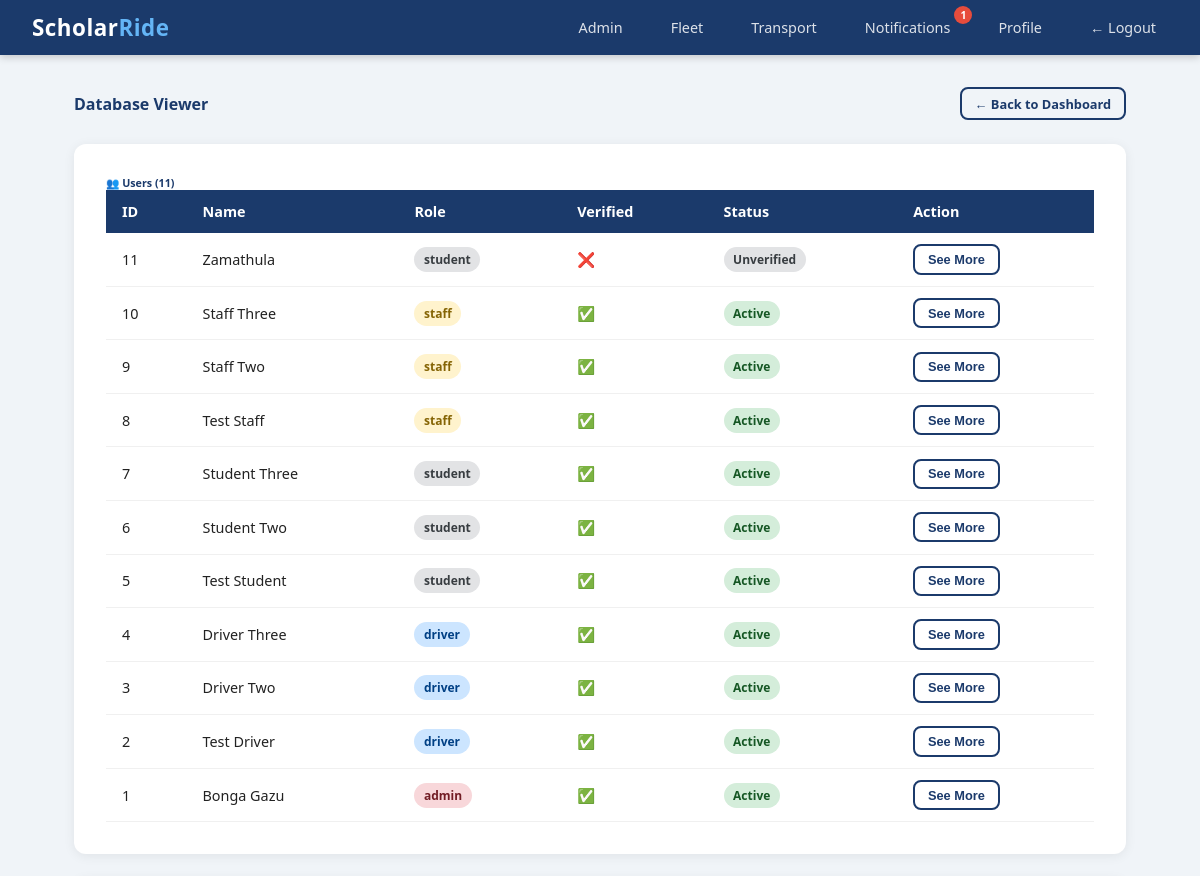
/admin/database (signed in, upper part), run on an earlier commit of the app's database.
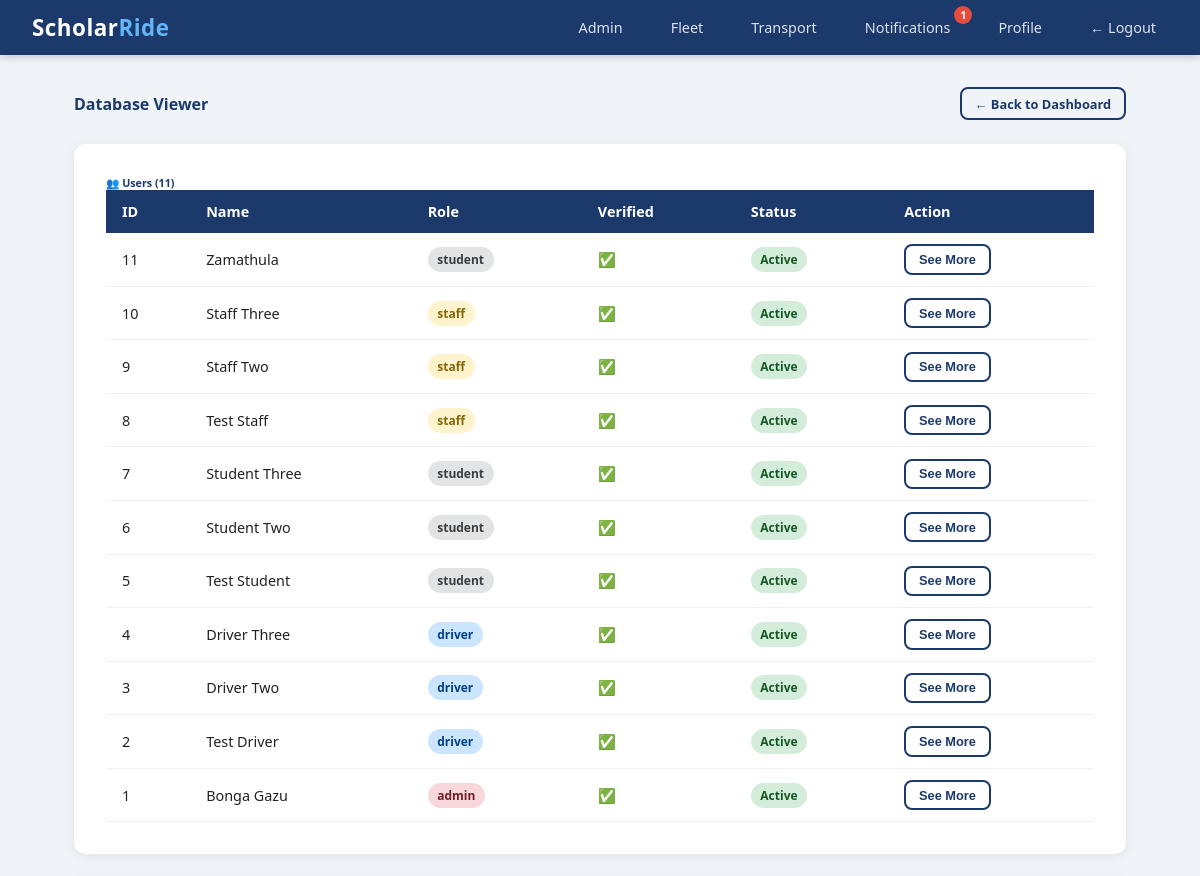
And on a later commit of the database.
### scholar_ride/models.py (models this page shows)
class User(db.Model, UserMixin):
    id = db.Column(db.Integer, primary_key=True)
    student_number = db.Column(db.String(20), unique=True, nullable=True)
    staff_number = db.Column(db.String(20), unique=True, nullable=True)
    full_name = db.Column(db.String(100), nullable=False)
    email = db.Column(db.String(120), unique=True, nullable=False)
    phone = db.Column(db.String(20), nullable=False)
    password_hash = db.Column(db.String(128), nullable=False)
    role = db.Column(db.String(20), default='student')
    department = db.Column(db.String(100), nullable=True)
    verified = db.Column(db.Boolean, default=False)
    approval_status = db.Column(db.String(20), default='pending')
    otp = db.Column(db.String(6), nullable=True)
    created_at = db.Column(db.DateTime, default=datetime.utcnow)
    driver_code = db.Column(db.String(20), nullable=True)
    rides = db.relationship('Ride', backref='driver', lazy=True)
    bookings = db.relationship('Booking', backref='student', lazy=True)
    session_token = db.Column(db.String(100), nullable=True)

### scholar_ride/routes/admin.py (the view)
@admin.route('/admin/database')
@login_required
@admin_required
def database_viewer():
    from scholar_ride.models import Review
    from sqlalchemy import func
    users = User.query.order_by(User.created_at.desc()).all()
    rides = Ride.query.order_by(Ride.created_at.desc()).all()
    bookings = Booking.query.order_by(Booking.booking_date.desc()).all()
    reviews = Review.query.order_by(Review.created_at.desc()).all()
    disputes = Dispute.query.order_by(Dispute.created_at.desc()).all()
    announcements = Announcement.query.order_by(Announcement.created_at.desc()).all()
    user_booking_counts = {}
    for u in users:
        count = Booking.query.filter_by(student_id=u.id).count()
        user_booking_counts[u.id] = count
    driver_stats = []
    drivers = User.query.filter_by(role='driver').all()
    for driver in drivers:
        total_rides = Ride.query.filter_by(driver_id=driver.id).count()
        completed_rides = Ride.query.filter_by(driver_id=driver.id, status='completed').count()
        total_passengers = db.session.query(func.count(Booking.id)).join(
            Ride, Ride.id == Booking.ride_id
        ).filter(
            Ride.driver_id == driver.id,
            Booking.status == 'confirmed'
        ).scalar() or 0
        avg_rating = db.session.query(func.avg(Review.rating)).filter_by(
            driver_id=driver.id
        ).scalar()
        avg_rating = round(avg_rating, 1) if avg_rating else 'No reviews'
        top_route = db.session.query(
            Ride.origin, Ride.destination, func.count(Ride.id).label('cnt')
        ).filter_by(driver_id=driver.id).group_by(
            Ride.origin, Ride.destination
        ).order_by(func.count(Ride.id).desc()).first()
        driver_stats.append({
            'driver': driver,
            'total_rides': total_rides,
            'completed_rides': completed_rides,
            'total_passengers': total_passengers,
            'avg_rating': avg_rating,
            'top_route': f"{top_route.origin} → {top_route.destination}" if top_route else 'N/A'
        })
    faculties = db.session.query(
        User.department,
        func.count(User.id).label('member_count')
    ).filter(
        User.role.in_(['student', 'staff']),
        User.department != None
    ).group_by(User.department).all()
    all_faculties = [
        'Accounting and Informatics',
        'Applied Science',
        'Arts and Design',
        'Engineering and The Built Environment',
        'Health Science',
        'Management Sciences'
    ]
    faculty_stats = []
    for faculty in all_faculties:
        member_count = User.query.filter(
            User.role.in_(['student', 'staff']),
            User.department == faculty
        ).count()
        total_bookings = db.session.query(func.count(Booking.id)).join(
            User, User.id == Booking.student_id
        ).filter(
            User.department == faculty
        ).scalar() or 0
        faculty_stats.append({
            'faculty': faculty,
            'member_count': member_count,
            'total_bookings': total_bookings
        })
    return render_template('admin/database.html',
        users=users,
        rides=rides,
        bookings=bookings,
        reviews=reviews,
        disputes=disputes,
        announcements=announcements,
        user_booking_counts=user_booking_counts,
        driver_stats=driver_stats,
        faculty_stats=faculty_stats
    )

### scholar_ride/models.py (called while the page is built)
@login_manager.user_loader
def load_user(user_id):
    return User.query.get(int(user_id))

### scholar_ride/routes/admin.py (called while the page is built)
def admin_required(f):
    from functools import wraps
    @wraps(f)
    def decorated(*args, **kwargs):
        if not current_user.is_authenticated or current_user.role != 'admin':
            flash('Admin access required.', 'danger')
            return redirect('/rides')
        return f(*args, **kwargs)
    return decorated

### scholar_ride/templates/admin/database.html (shortened to what this page needs)
{% extends "base.html" %}
{% block content %}
<div class="d-flex justify-between align-center mb-4">
    <h4 style="color:#1B3A6B; margin:0;">Database Viewer</h4>
    <a href="/admin" class="btn btn-outline btn-sm">← Back to Dashboard</a>
</div>
<div class="card p-3 mb-4" style="margin-top:1.5rem;">
    <h6 style="color:#1B3A6B;" class="mb-3">👥 Users ({{ users|length }})</h6>
    <div style="overflow-x:auto;">
        <table>
            <thead>
                <tr>
                    <th>ID</th>
                    <th>Name</th>
                    <th>Role</th>
                    <th>Verified</th>
                    <th>Status</th>
                    <th>Action</th>
                </tr>
            </thead>
            <tbody>
                {% for u in users %}
                <tr>
                    <td>{{ u.id }}</td>
                    <td>{{ u.full_name }}</td>
                    <td>
                        <span class="badge
                            {% if u.role == 'admin' %}badge-danger
                            {% elif u.role == 'driver' %}badge-primary
                            {% elif u.role == 'staff' %}badge-warning
                            {% else %}badge-secondary{% endif %}">
                            {{ u.role }}
                        </span>
                    </td>
                    <td>{% if u.verified %}✅{% else %}❌{% endif %}</td>
                    <td>
                        {% if u.approval_status == 'approved' and u.verified %}
                            <span class="badge badge-success">Active</span>
                        {% elif u.approval_status == 'pending' %}
                            <span class="badge badge-warning">Pending</span>
                        {% elif u.approval_status == 'rejected' %}
                            <span class="badge badge-danger">Rejected</span>
                        {% else %}
                            <span class="badge badge-secondary">Unverified</span>
                        {% endif %}
                    </td>
                    <td>
                        <button onclick="showUser(
                            '{{ u.full_name }}',
                            '{{ u.email }}',
                            '{{ u.phone }}',
                            '{{ u.role }}',
                            '{{ u.student_number or u.staff_number or u.driver_code or "N/A" }}',
                            '{{ u.department or "N/A" }}',
                            '{{ u.approval_status }}',
                            '{{ u.created_at.strftime("%d %b %Y") }}',
                            '{{ user_booking_counts.get(u.id, 0) }}'
                        )" class="btn btn-sm btn-outline">See More</button>
                    </td>
                </tr>
                {% endfor %}
            </tbody>
        </table>
    </div>
</div>
{% endblock %}

What changed in the data, as far as the page shows it:
changed User "Zamathula": verified "❌ Unverified" → "✅ Active"
